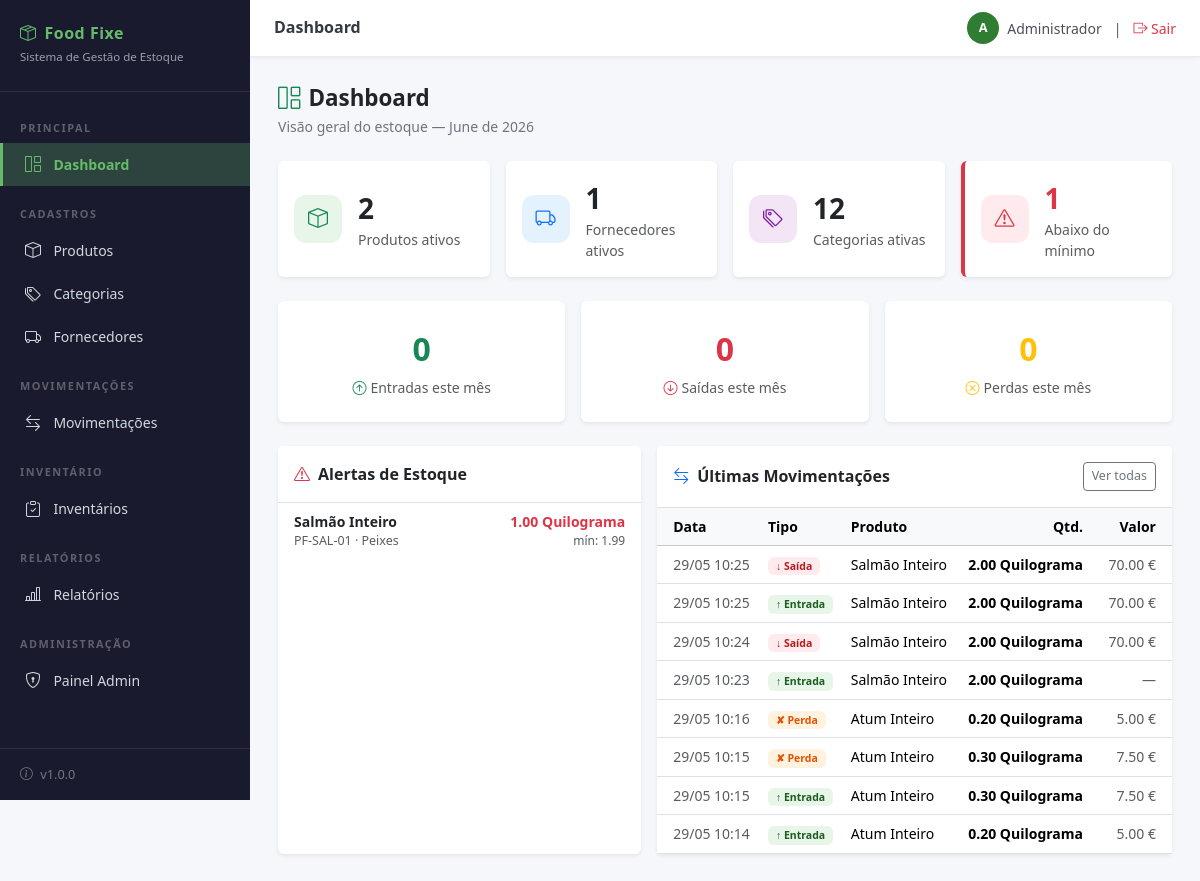
The page / (signed in) on the database as committed earlier.
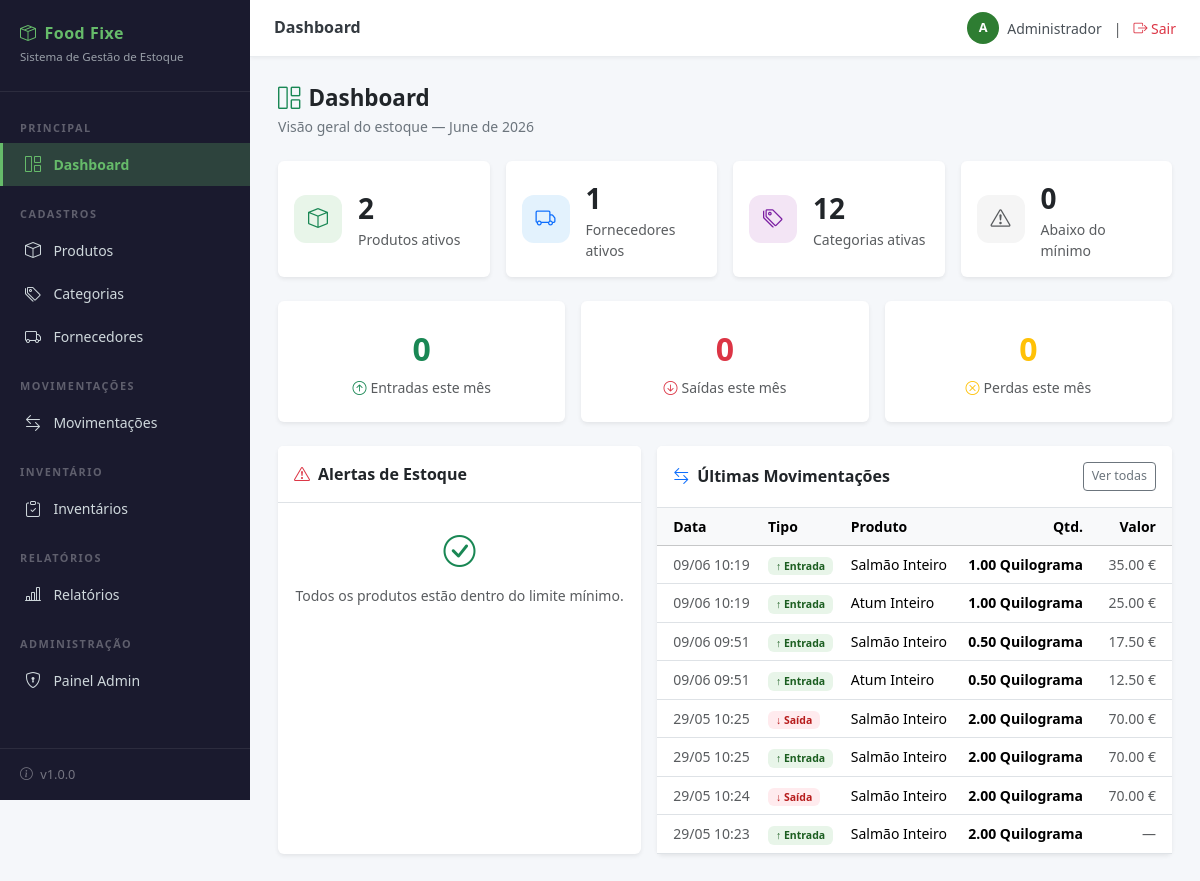
The same page on the database as committed later.
### estoque/models.py (models this page shows, shortened)
class Produto(models.Model):
    class Unidade(models.TextChoices):
        UNIDADE  = 'UN',  'Unidade'
        KILO     = 'KG',  'Quilograma'
        LITRO    = 'LT',  'Litro'
        CAIXA    = 'CX',  'Caixa'
        PACOTE   = 'PC',  'Pacote'
    codigo          = models.CharField('Código', max_length=30, unique=True)
    produto         = models.CharField('Nome do produto', max_length=150)
    categoria       = models.ForeignKey(Categoria, on_delete=models.PROTECT,
                                        verbose_name='Categoria',
                                        related_name='produtos')
    fornecedor      = models.ForeignKey(Fornecedor, on_delete=models.SET_NULL,
                                    verbose_name='Fornecedor',
                                    related_name='produtos',
                                    null=True, blank=True)
    unidade         = models.CharField('Unidade de medida', max_length=5,
                                       choices=Unidade.choices,
                                       default=Unidade.UNIDADE)
    estoque_atual   = models.DecimalField('Estoque atual', max_digits=10,
                                          decimal_places=2, default=Decimal('0.00'))
    estoque_minimo  = models.DecimalField('Estoque mínimo', max_digits=10,
                                          decimal_places=2, default=Decimal('0.00'))
    custo_medio     = models.DecimalField('Custo médio', max_digits=10,
                                          decimal_places=2, default=Decimal('0.00'),
                                          null=True, blank=True)
    ativo           = models.BooleanField('Ativo', default=True)
    create_at       = models.DateTimeField('Criado em', auto_now_add=True)
    update_at       = models.DateTimeField('Atualizado em', auto_now=True)
    class Meta:
        verbose_name        = 'Produto'
        verbose_name_plural = 'Produtos'
        ordering            = ['produto']
    @property
    def abaixo_do_minimo(self):
        return self.estoque_atual <= self.estoque_minimo

class Categoria(models.Model):
    categoria = models.CharField('Categoria', max_length=100, unique=True)
    ativo     = models.BooleanField('Ativa', default=True)
    class Meta:
        verbose_name        = 'Categoria'
        verbose_name_plural = 'Categorias'
        ordering            = ['categoria']
    def __str__(self):
        return self.categoria

class Movimentacao(models.Model):
    class Tipo(models.TextChoices):
        ENTRADA = 'ENTRADA', 'Entrada'
        SAIDA   = 'SAIDA',   'Saída'
        PERDA   = 'PERDA',   'Perda'
    utilizador          = models.ForeignKey(Utilizador, on_delete=models.PROTECT,
                                            verbose_name='Utilizador',
                                            related_name='movimentacoes')
    produto             = models.ForeignKey(Produto, on_delete=models.PROTECT,
                                            verbose_name='Produto',
                                            related_name='movimentacoes')
    fornecedor          = models.ForeignKey(Fornecedor, on_delete=models.SET_NULL,
                                            verbose_name='Fornecedor',
                                            related_name='movimentacoes',
                                            null=True, blank=True)
    tipo_movimentacao   = models.CharField('Tipo', max_length=10,
                                           choices=Tipo.choices)
    quantidade          = models.DecimalField('Quantidade', max_digits=10,
                                              decimal_places=2)
    valor_unitario      = models.DecimalField('Valor unitário', max_digits=10,
                                              decimal_places=2, default=Decimal('0.00'))
    valor_total         = models.DecimalField('Valor total', max_digits=10,
                                              decimal_places=2, default=Decimal('0.00'),
                                              editable=False)  # calculado no save()
    rectificada         = models.BooleanField('Rectificada', default=False)
    motivo_rectificacao = models.TextField('Motivo da rectificação', blank=True)
    movimentacao_origem = models.ForeignKey(
        'self',
        on_delete=models.SET_NULL,
        null=True, blank=True,
        related_name='estornos',
        verbose_name='Movimentação de origem',
        help_text='Preenchido automaticamente nos estornos'
    )
    observacao          = models.TextField('Observação', blank=True)
    data_movimentacao   = models.DateTimeField('Data', default=timezone.now)
    create_at           = models.DateTimeField('Criado em', auto_now_add=True)
    update_at           = models.DateTimeField('Atualizado em', auto_now=True)
    class Meta:
        verbose_name        = 'Movimentação'
        verbose_name_plural = 'Movimentações'
        ordering            = ['-data_movimentacao']
    def save(self, *args, **kwargs):
        self.valor_total = self.quantidade * self.valor_unitario
        super().save(*args, **kwargs)

### estoque/views.py (the view)
# urls.py: path('', views.dashboard, name='dashboard'),
@login_required(login_url='login')
def dashboard(request):
    hoje      = timezone.now()
    mes_atual = hoje.month
    ano_atual = hoje.year
    total_produtos     = Produto.objects.filter(ativo=True).count()
    total_fornecedores = Fornecedor.objects.filter(status=True).count()
    total_categorias   = Categoria.objects.filter(ativo=True).count()
    todos_produtos  = Produto.objects.filter(ativo=True).select_related('categoria')
    produtos_alerta = [p for p in todos_produtos if p.abaixo_do_minimo]
    total_alertas   = len(produtos_alerta)
    entradas_mes = Movimentacao.objects.filter(
        tipo_movimentacao=Movimentacao.Tipo.ENTRADA,
        data_movimentacao__month=mes_atual,
        data_movimentacao__year=ano_atual,
        rectificada=False
    ).exclude(
        observacao__startswith='ESTORNO AUTOMÁTICO'
    ).exclude(
        observacao__startswith='Acerto de inventário'
    ).count()
    saidas_mes = Movimentacao.objects.filter(
        tipo_movimentacao=Movimentacao.Tipo.SAIDA,
        data_movimentacao__month=mes_atual,
        data_movimentacao__year=ano_atual,
        rectificada=False
    ).exclude(
        observacao__startswith='ESTORNO AUTOMÁTICO'
    ).exclude(
        observacao__startswith='Acerto de inventário'
    ).count()
    perdas_mes = Movimentacao.objects.filter(
        tipo_movimentacao=Movimentacao.Tipo.PERDA,
        data_movimentacao__month=mes_atual,
        data_movimentacao__year=ano_atual,
        rectificada=False
    ).exclude(
        observacao__startswith='ESTORNO AUTOMÁTICO'
        ).exclude(
        observacao__startswith='Acerto de inventário'
    ).count()
    ultimas_movimentacoes = Movimentacao.objects.select_related(
        'produto', 'utilizador'
    ).order_by('-data_movimentacao')[:8]
    context = {
        'total_produtos':        total_produtos,
        'total_fornecedores':    total_fornecedores,
        'total_categorias':      total_categorias,
        'total_alertas':         total_alertas,
        'produtos_alerta':       produtos_alerta[:5],
        'entradas_mes':          entradas_mes,
        'saidas_mes':            saidas_mes,
        'perdas_mes':            perdas_mes,
        'ultimas_movimentacoes': ultimas_movimentacoes,
        'mes_atual':             hoje.strftime('%B de %Y'),
    }
    return render(request, 'estoque/dashboard.html', context)

### estoque/templates/estoque/dashboard.html (shortened to what the changed rows need)
{% extends 'estoque/base.html' %}
{% block content %}
<div class="page-header">
    <h1><i class="bi bi-grid-1x2 me-2 text-success"></i>Dashboard</h1>
</div>
<div class="row g-3 mb-4">
    <div class="col-sm-6 col-xl-3">
        <div class="card border-0 shadow-sm h-100
                    {% if total_alertas > 0 %}border-start border-danger border-4{% endif %}">
            <div class="card-body d-flex align-items-center gap-3">
                <div style="width:48px;height:48px;border-radius:12px;
                            background:{% if total_alertas > 0 %}#ffebee{% else %}#f5f5f5{% endif %};
                            display:flex;align-items:center;justify-content:center;flex-shrink:0;">
                    <i class="bi bi-exclamation-triangle fs-5
                       {% if total_alertas > 0 %}text-danger{% else %}text-muted{% endif %}"></i>
                </div>
                <div>
                    <div class="fs-3 fw-bold {% if total_alertas > 0 %}text-danger{% else %}text-dark{% endif %}">
                        {{ total_alertas }}
                    </div>
                    <div class="text-muted small">Abaixo do mínimo</div>
                </div>
            </div>
        </div>
    </div>
</div>
<div class="row g-3">
    <div class="col-lg-5">
        <div class="card border-0 shadow-sm h-100">
            <div class="card-body p-0">
                {% if produtos_alerta %}
                    <ul class="list-group list-group-flush">
                        {% for produto in produtos_alerta %}
                        <li class="list-group-item d-flex justify-content-between align-items-center px-3 py-2">
                            <div>
                                <div class="fw-semibold small">{{ produto.produto }}</div>
                                <div class="text-muted" style="font-size:0.78rem;">
                                    {{ produto.codigo }} · {{ produto.categoria }}
                                </div>
                            </div>
                            <div class="text-end">
                                <div class="text-danger fw-bold small">
                                    {{ produto.estoque_atual }} {{ produto.get_unidade_display }}
                                </div>
                                <div class="text-muted" style="font-size:0.75rem;">
                                    mín: {{ produto.estoque_minimo }}
                                </div>
                            </div>
                        </li>
                        {% endfor %}
                    </ul>
                {% else %}
                    <div class="text-center py-4 text-muted">
                        <i class="bi bi-check-circle fs-2 text-success d-block mb-2"></i>
                        <small>Todos os produtos estão dentro do limite mínimo.</small>
                    </div>
                {% endif %}
            </div>
        </div>
    </div>
    <div class="col-lg-7">
        <div class="card border-0 shadow-sm h-100">
            <div class="card-body p-0">
                {% if ultimas_movimentacoes %}
                    <div class="table-responsive">
                        <table class="table table-hover mb-0 small">
                            <thead class="table-light">
                                <tr>
                                    <th class="ps-3">Data</th>
                                    <th>Tipo</th>
                                    <th>Produto</th>
                                    <th class="text-end pe-3">Qtd.</th>
                                    <th class="text-end pe-3">Valor</th>
                                </tr>
                            </thead>
                            <tbody>
                                {% for mov in ultimas_movimentacoes %}
                                <tr>
                                    <td class="ps-3 text-muted">
                                        {{ mov.data_movimentacao|date:"d/m H:i" }}
                                    </td>
                                    <td>
                                        {% if mov.tipo_movimentacao == 'ENTRADA' %}
                                            <span class="badge badge-entrada px-2 py-1">↑ Entrada</span>
                                        {% elif mov.tipo_movimentacao == 'SAIDA' %}
                                            <span class="badge badge-saida px-2 py-1">↓ Saída</span>
                                        {% else %}
                                            <span class="badge badge-perda px-2 py-1">✘ Perda</span>
                                        {% endif %}
                                    </td>
                                    <td>{{ mov.produto.produto }}</td>
                                    <td class="text-end pe-3 fw-semibold">
                                        {{ mov.quantidade }} {{ mov.produto.get_unidade_display }}
                                    </td>
                                    <td class="text-end pe-3 text-muted">
                                        {% if mov.valor_total %}
                                            {{ mov.valor_total|floatformat:2 }} €
                                        {% else %}
                                            —
                                        {% endif %}
                                    </td>
                                </tr>
                                {% endfor %}
                            </tbody>
                        </table>
                    </div>
                {% else %}
                    <div class="text-center py-4 text-muted">
                        <i class="bi bi-inbox fs-2 d-block mb-2"></i>
                        <small>Nenhuma movimentação registada ainda.</small>
                    </div>
                {% endif %}
            </div>
        </div>
    </div>
</div>
{% endblock %}

Rows that differ between the two databases and show on the page:
no longer on this page (row edited): Produto: produto "Salmão Inteiro", codigo "PF-SAL-01", categoria "Peixes", estoque_atual "1.00", unidade "Quilograma", estoque_minimo "1.99"
no longer on this page (row unchanged): Movimentacao: data_movimentacao "29/05 10:16", tipo_movimentacao "✘ Perda", produto.produto "Atum Inteiro", quantidade "0.20", produto.unidade "Quilograma", valor_total "5.00"
no longer on this page (row unchanged): Movimentacao: data_movimentacao "29/05 10:15", tipo_movimentacao "✘ Perda", produto.produto "Atum Inteiro", quantidade "0.30", produto.unidade "Quilograma", valor_total "7.50"
no longer on this page (row unchanged): Movimentacao: data_movimentacao "29/05 10:15", tipo_movimentacao "↑ Entrada", produto.produto "Atum Inteiro", quantidade "0.30", produto.unidade "Quilograma", valor_total "7.50"
no longer on this page (row unchanged): Movimentacao: data_movimentacao "29/05 10:14", tipo_movimentacao "↑ Entrada", produto.produto "Atum Inteiro", quantidade "0.20", produto.unidade "Quilograma", valor_total "5.00"
added Movimentacao: data_movimentacao "09/06 10:19", tipo_movimentacao "↑ Entrada", produto.produto "Salmão Inteiro", quantidade "1.00", produto.unidade "Quilograma", valor_total "35.00"
added Movimentacao: data_movimentacao "09/06 10:19", tipo_movimentacao "↑ Entrada", produto.produto "Atum Inteiro", quantidade "1.00", produto.unidade "Quilograma", valor_total "25.00"
added Movimentacao: data_movimentacao "09/06 09:51", tipo_movimentacao "↑ Entrada", produto.produto "Salmão Inteiro", quantidade "0.50", produto.unidade "Quilograma", valor_total "17.50"
added Movimentacao: data_movimentacao "09/06 09:51", tipo_movimentacao "↑ Entrada", produto.produto "Atum Inteiro", quantidade "0.50", produto.unidade "Quilograma", valor_total "12.50"
Other text that changed with them:
{{ total_alertas }}: "1" → "0"
text now shown: "Todos os produtos estão dentro do limite mínimo."
